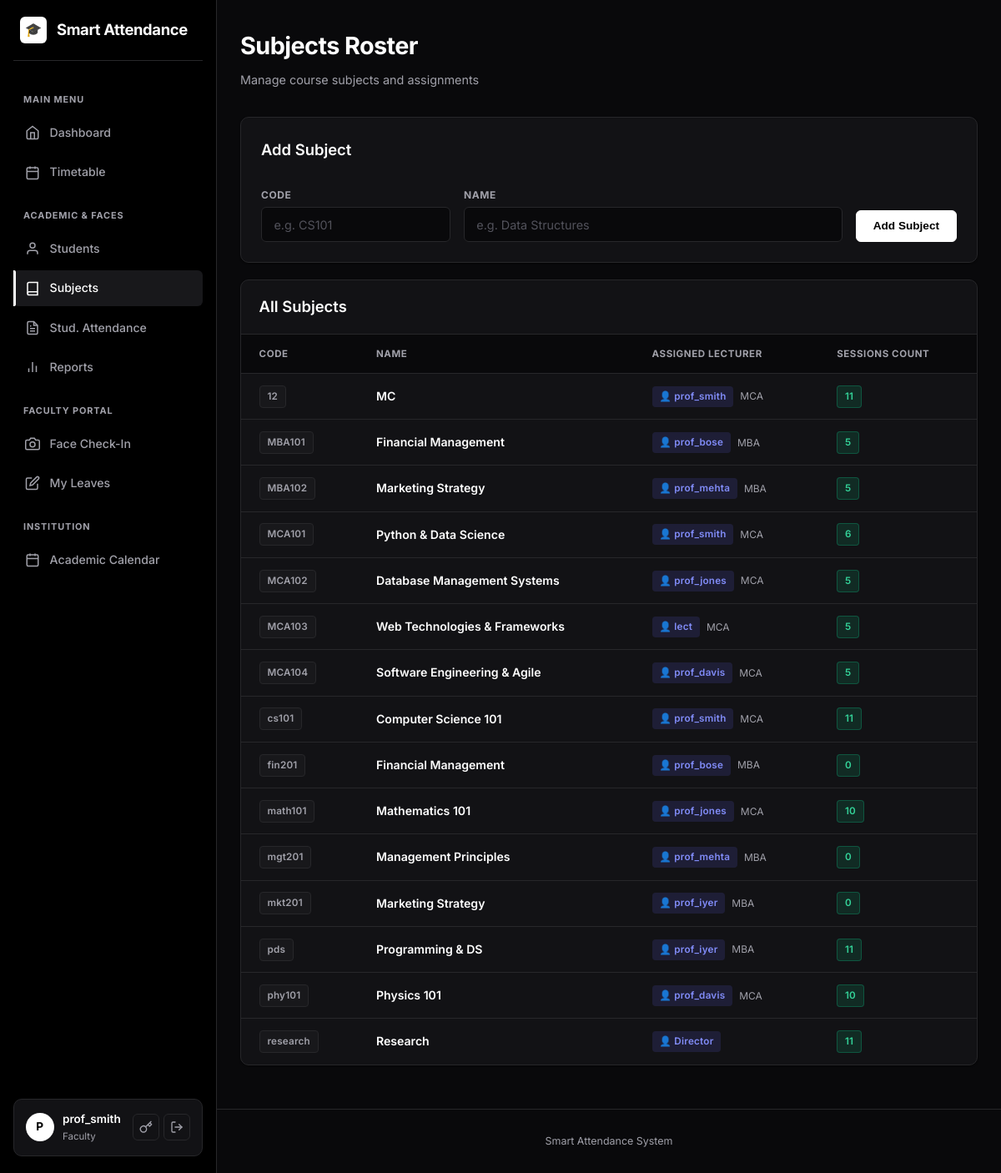
The app's page /attendance/subjects (signed in), older data.
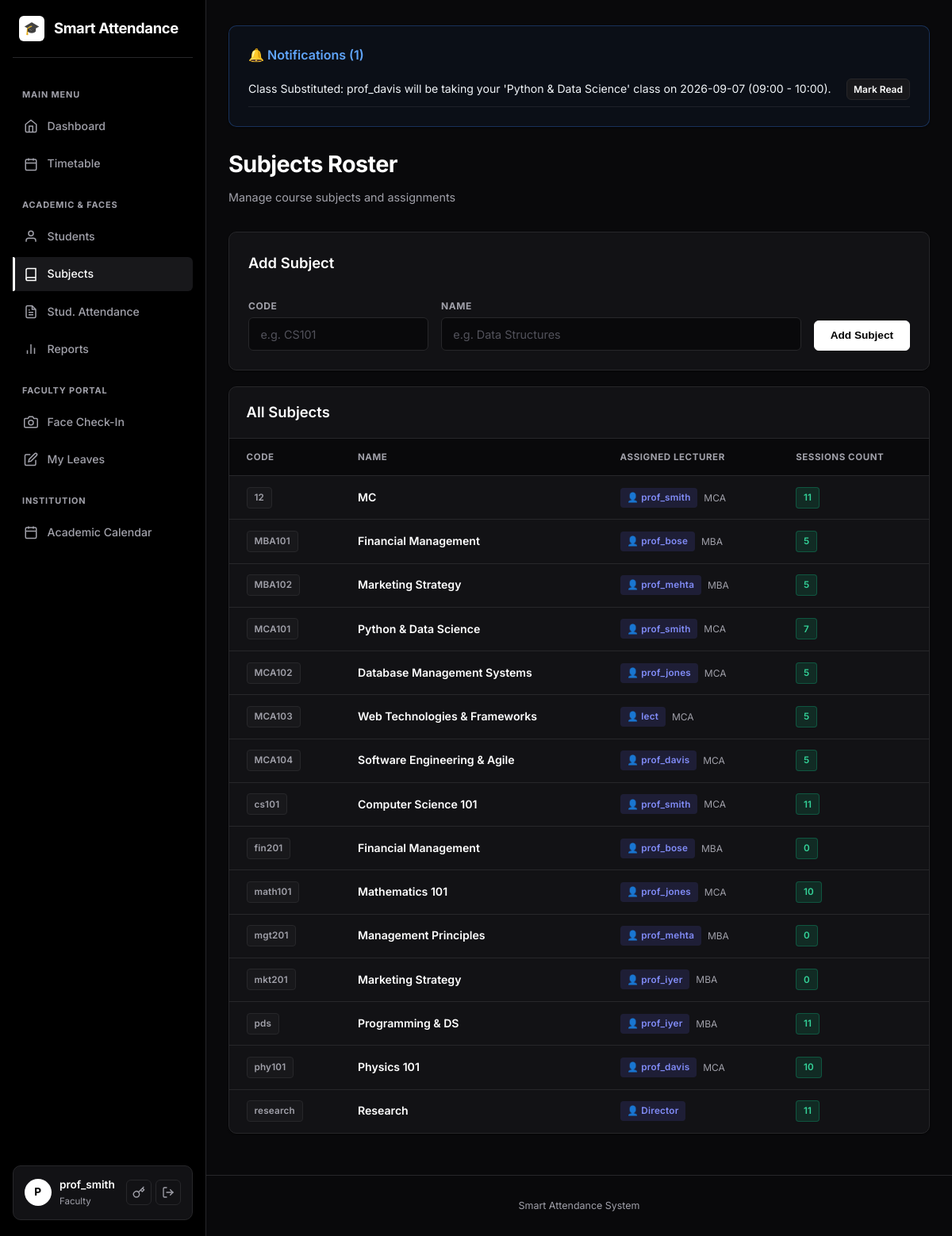
The same page, newer data.
### models.py (models this page shows, shortened)
class User(UserMixin, db.Model):
    __tablename__ = "users"
    id = db.Column(db.Integer, primary_key=True)
    username = db.Column(db.String(80), unique=True, nullable=False, index=True)
    email = db.Column(db.String(120), unique=True, nullable=False)
    password_hash = db.Column(db.String(255), nullable=False)
    role = db.Column(db.String(20), nullable=False, default=ROLE_STUDENT)
    department = db.Column(db.String(80), default="")
    created_at = db.Column(db.DateTime, default=datetime.utcnow)
    student_id = db.Column(db.Integer, db.ForeignKey("students.id"), nullable=True)
    student = db.relationship("Student", backref=db.backref("user", uselist=False))
    face_samples = db.relationship(
        "FaceSample", backref="user", cascade="all, delete-orphan"
    )

class Subject(db.Model):
    __tablename__ = "subjects"
    id = db.Column(db.Integer, primary_key=True)
    code = db.Column(db.String(40), unique=True, nullable=False)
    name = db.Column(db.String(120), nullable=False)
    faculty_id = db.Column(db.Integer, db.ForeignKey("users.id"), nullable=True)
    faculty = db.relationship("User", foreign_keys=[faculty_id])
    sessions = db.relationship(
        "AttendanceSession", backref="subject", cascade="all, delete-orphan"
    )

class Notification(db.Model):
    __tablename__ = "notifications"
    id = db.Column(db.Integer, primary_key=True)
    user_id = db.Column(db.Integer, db.ForeignKey("users.id"), nullable=False)
    user = db.relationship("User", foreign_keys=[user_id], backref=db.backref("notifications", cascade="all, delete-orphan"))
    message = db.Column(db.String(255), nullable=False)
    is_read = db.Column(db.Boolean, default=False)
    created_at = db.Column(db.DateTime, default=datetime.utcnow)
    action_url = db.Column(db.String(255), nullable=True)
    claim_id = db.Column(db.Integer, db.ForeignKey("timetable_claims.id", ondelete="CASCADE"), nullable=True)
    claim = db.relationship("TimetableClaim", backref=db.backref("notifications", cascade="all, delete-orphan"))

### blueprints/attendance.py (the view, shortened to what this page needs)
@attendance_bp.route("/subjects", methods=["GET", "POST"])
@login_required
@staff_required
def subjects():
    lecturers = User.query.filter_by(role=ROLE_FACULTY).order_by(User.username).all()
    return render_template("attendance/subjects.html",
                           subjects=Subject.query.order_by(Subject.code).all(),
                           lecturers=lecturers)

### templates/attendance/subjects.html (shortened to what this page needs)
{% extends "base.html" %}
{% block content %}
<div style="display:flex; justify-content:space-between; align-items:flex-end; margin-bottom: 2rem;">
  <div>
    <h1>Subjects Roster</h1>
    <p class="subtitle" style="margin-bottom:0;">Manage course subjects and assignments</p>
  </div>
</div>
<div class="card">
  <h2>Add Subject</h2>
  <form method="post" style="display:flex; gap:1rem; align-items:flex-end; flex-wrap:wrap">
    <div style="flex:1; min-width:140px"><label>Code</label><input name="code" required placeholder="e.g. CS101"></div>
    <div style="flex:2; min-width:200px"><label>Name</label><input name="name" required placeholder="e.g. Data Structures"></div>
    <button class="btn" type="submit" style="margin-top:auto;">Add Subject</button>
  </form>
</div>
<div class="card card-table">
  <div class="card-table-header">
    <h2>All Subjects</h2>
  </div>
  <div class="table-responsive">
    {% if subjects %}
    <table>
      <thead>
        <tr>
          <th>Code</th>
          <th>Name</th>
          <th>Assigned Lecturer</th>
          <th>Sessions Count</th>
        </tr>
      </thead>
      <tbody>
        {% for s in subjects %}
        <tr>
          <td><span class="badge badge-muted">{{ s.code }}</span></td>
          <td style="font-weight:600; color:#fff;">{{ s.name }}</td>
          <td>
            {% if s.faculty %}
              <div style="display:flex; align-items:center; gap:0.5rem;">
                <span class="badge" style="background:rgba(99,102,241,0.15); color:#818cf8; border-color:rgba(99,102,241,0.3);">
                  👤 {{ s.faculty.username }}
                </span>
                <span style="font-size:0.75rem; color:var(--text-muted);">{{ s.faculty.department if s.faculty.department else '' }}</span>
              </div>
            {% else %}
              <span class="muted" style="font-style:italic;">Unassigned</span>
            {% endif %}
          </td>
          <td><span class="badge badge-yes">{{ s.sessions|length }}</span></td>
        </tr>
        {% endfor %}
      </tbody>
    </table>
    {% else %}
    <p class="muted" style="padding:3rem 2rem; text-align:center;">No subjects yet.</p>
    {% endif %}
  </div>
</div>
{% endblock %}

### templates/base.html (shortened to what this page needs)
<!DOCTYPE html>
<html lang="en">
<head>
  <link rel="stylesheet" href="{{ url_for('static', filename='style.css') }}">
</head>
<body>
  <div class="app-layout{% if not current_user.is_authenticated %} auth-layout{% endif %}">
    {% if current_user.is_authenticated %}
    <aside class="sidebar" id="sidebar">
      <div class="sidebar-brand">
        <a href="{{ url_for('dashboard.index') }}">
          <div class="brand-icon">🎓</div>
          <span class="brand-name">Smart Attendance</span>
        </a>
      </div>
      <nav class="sidebar-nav">
        {% if current_user.role != 'parent' %}
        <div class="nav-section-label">Main Menu</div>
        <a href="{{ url_for('dashboard.index') }}" class="nav-item">
          <svg viewBox="0 0 24 24" width="18" height="18" fill="none" stroke="currentColor" stroke-width="2"><path d="M3 9l9-7 9 7v11a2 2 0 0 1-2 2H5a2 2 0 0 1-2-2z"></path><polyline points="9 22 9 12 15 12 15 22"></polyline></svg>
          <span>Dashboard</span>
        </a>
        {% endif %}
        {% if current_user.role in ['admin', 'faculty', 'director', 'hod'] %}
        <a href="{{ url_for('dashboard.index') }}#weekly-timetable" class="nav-item">
          <svg viewBox="0 0 24 24" width="18" height="18" fill="none" stroke="currentColor" stroke-width="2"><rect x="3" y="4" width="18" height="18" rx="2" ry="2"></rect><line x1="16" y1="2" x2="16" y2="6"></line><line x1="8" y1="2" x2="8" y2="6"></line><line x1="3" y1="10" x2="21" y2="10"></line></svg>
          <span>Timetable</span>
        </a>
        {% endif %}
        {% if current_user.role in ['admin', 'faculty', 'director', 'hod'] %}
          <div class="nav-section-label">Academic & Faces</div>
          <a href="{{ url_for('students.list_students') }}" class="nav-item">
            <svg viewBox="0 0 24 24" width="18" height="18" fill="none" stroke="currentColor" stroke-width="2"><path d="M20 21v-2a4 4 0 0 0-4-4H8a4 4 0 0 0-4 4v2"></path><circle cx="12" cy="7" r="4"></circle></svg>
            <span>Students</span>
          </a>
          <a href="{{ url_for('attendance.subjects') }}" class="nav-item">
            <svg viewBox="0 0 24 24" width="18" height="18" fill="none" stroke="currentColor" stroke-width="2"><path d="M4 19.5A2.5 2.5 0 0 1 6.5 17H20"></path><path d="M6.5 2H20v20H6.5A2.5 2.5 0 0 1 4 19.5v-15A2.5 2.5 0 0 1 6.5 2z"></path></svg>
            <span>Subjects</span>
          </a>
          <a href="{{ url_for('attendance.index') }}" class="nav-item">
            <span>Stud. Attendance</span>
          </a>
          <a href="{{ url_for('reports.index') }}" class="nav-item">
            <svg viewBox="0 0 24 24" width="18" height="18" fill="none" stroke="currentColor" stroke-width="2"><line x1="18" y1="20" x2="18" y2="10"></line><line x1="12" y1="20" x2="12" y2="4"></line><line x1="6" y1="20" x2="6" y2="14"></line></svg>
            <span>Reports</span>
          </a>
        {% endif %}
        {% if current_user.role == 'faculty' %}
          <div class="nav-section-label">Faculty Portal</div>
          <a href="{{ url_for('faculty.face_attendance') }}" class="nav-item">
            <svg viewBox="0 0 24 24" width="18" height="18" fill="none" stroke="currentColor" stroke-width="2"><path d="M23 19a2 2 0 0 1-2 2H3a2 2 0 0 1-2-2V8a2 2 0 0 1 2-2h4l2-3h6l2 3h4a2 2 0 0 1 2 2z"></path><circle cx="12" cy="13" r="4"></circle></svg>
            <span>Face Check-In</span>
          </a>
          <a href="{{ url_for('faculty.leaves') }}" class="nav-item">
            <svg viewBox="0 0 24 24" width="18" height="18" fill="none" stroke="currentColor" stroke-width="2"><path d="M11 4H4a2 2 0 0 0-2 2v14a2 2 0 0 0 2 2h14a2 2 0 0 0 2-2v-7"></path><path d="M18.5 2.5a2.121 2.121 0 0 1 3 3L12 15l-4 1 1-4 9.5-9.5z"></path></svg>
            <span>My Leaves</span>
          </a>
        {% endif %}
        <div class="nav-section-label">Institution</div>
        <a href="{{ url_for('calendar.index') }}" class="nav-item">
          <svg viewBox="0 0 24 24" width="18" height="18" fill="none" stroke="currentColor" stroke-width="2"><rect x="3" y="4" width="18" height="18" rx="2" ry="2"></rect><line x1="16" y1="2" x2="16" y2="6"></line><line x1="8" y1="2" x2="8" y2="6"></line><line x1="3" y1="10" x2="21" y2="10"></line></svg>
          <span>Academic Calendar</span>
        </a>
      </nav>
      <div class="sidebar-user">
        <div class="user-profile">
          <div class="user-avatar">{{ current_user.username[0]|upper }}</div>
          <div class="user-info">
            <span class="username">{{ current_user.username }}</span>
            <span class="user-role">{{ current_user.role }}</span>
          </div>
        </div>
        <div class="user-actions">
          <a href="{{ url_for('auth.change_password') }}" title="Change Password" class="user-action-btn">
            <svg viewBox="0 0 24 24" width="16" height="16" fill="none" stroke="currentColor" stroke-width="2" stroke-linecap="round" stroke-linejoin="round"><path d="M21 2l-2 2m-7.61 7.61a5.5 5.5 0 1 1-7.778 7.778 5.5 5.5 0 0 1 7.777-7.777zm0 0L15.5 7.5m0 0l3 3L22 7l-3-3m-3.5 3.5L19 4"></path></svg>
          </a>
          <a href="{{ url_for('auth.logout') }}" title="Logout" class="user-action-btn logout-btn">
            <svg viewBox="0 0 24 24" width="16" height="16" fill="none" stroke="currentColor" stroke-width="2" stroke-linecap="round" stroke-linejoin="round"><path d="M9 21H5a2 2 0 0 1-2-2V5a2 2 0 0 1 2-2h4"></path><polyline points="16 17 21 12 16 7"></polyline><line x1="21" y1="12" x2="9" y2="12"></line></svg>
          </a>
        </div>
      </div>
    </aside>
    {% endif %}
    <div class="main-wrapper">
      <main class="container page-transition">
        {% if current_user.is_authenticated and user_notifications %}
        <div class="card" style="margin-bottom: 1.5rem; background-color: rgba(59, 130, 246, 0.05); border: 1px solid rgba(59, 130, 246, 0.3);">
          <div style="display:flex; justify-content:space-between; align-items:center; margin-bottom:0.5rem;">
            <h3 style="margin:0; color: #60a5fa; font-size:1rem; display:flex; align-items:center; gap:6px;">
              🔔 Notifications ({{ unread_notifications_count }})
            </h3>
          </div>
          <ul style="list-style: none; padding-left: 0; margin-bottom: 0;">
            {% for notif in user_notifications %}
              <li style="margin-top: 0.5rem; padding-bottom: 0.5rem; border-bottom: 1px solid rgba(255, 255, 255, 0.08); display:flex; justify-content:space-between; align-items:center; flex-wrap:wrap; gap:0.5rem;">
                <span style="font-size: 0.88rem; color: #f1f5f9;">{{ notif.message }}</span>
                <div style="display: flex; gap: 0.5rem;">
                  {% if notif.claim_id and notif.claim and notif.claim.status == 'pending' and current_user.id != notif.claim.claimed_by_id %}
                    <a href="{{ url_for('dashboard.handle_notification', notif_id=notif.id, action='accept') }}" class="btn btn-sm" style="background-color: #10b981; border:none; padding: 0.2rem 0.5rem; font-size: 0.75rem;">Accept</a>
                    <a href="{{ url_for('dashboard.handle_notification', notif_id=notif.id, action='report') }}" class="btn btn-sm btn-secondary" style="padding: 0.2rem 0.5rem; font-size: 0.75rem;">Report</a>
                    <a href="{{ url_for('dashboard.handle_notification', notif_id=notif.id, action='reject') }}" class="btn btn-sm btn-secondary" style="padding: 0.2rem 0.5rem; font-size: 0.75rem; background-color: rgba(239, 68, 68, 0.1); color: #ef4444;">Reject</a>
                  {% else %}
                    <a href="{{ url_for('dashboard.handle_notification', notif_id=notif.id, action='read') }}" class="btn btn-sm btn-secondary" style="padding: 0.2rem 0.5rem; font-size: 0.75rem;">Mark Read</a>
                  {% endif %}
                </div>
              </li>
            {% endfor %}
          </ul>
        </div>
        {% endif %}
        {% block content %}{% endblock %}
      </main>
      <footer class="footer">Smart Attendance System</footer>
    </div>
  </div>
</body>
</html>

Row changes from the older to the newer data that the page shows:
added Notification: message "Class Substituted: prof_davis will be taking your 'Python & Data Science' class on 2026-09-07 (09:00 - 10:00)."
computed for Subject "Python & Data Science": sessions|length "6" → "7"
Text that changed along with them:
{{ unread_notifications_count }}: (not shown) → "1"
text now shown: "🔔 Notifications ( )"
